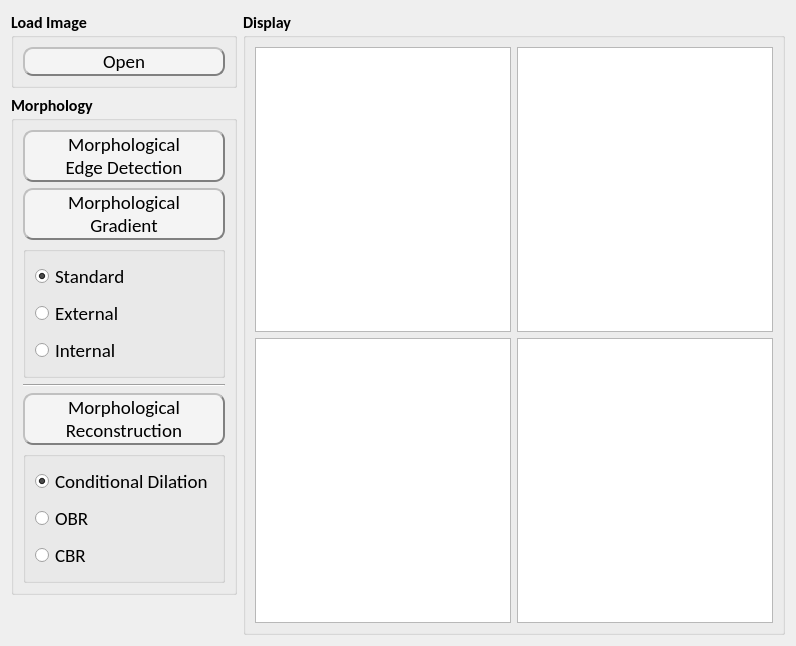
      <widget class="QWidget" name="Project_6">
       <attribute name="title">
        <string>Project 6</string>
       </attribute>
       <layout class="QHBoxLayout" name="horizontalLayout_28">
        <item>
         <layout class="QHBoxLayout" name="horizontalLayout_27" stretch="1,10">
          <item>
           <layout class="QVBoxLayout" name="verticalLayout_24" stretch="2,10,5">
            <item>
             <widget class="QGroupBox" name="LoadImageGroupBox_6">
              <property name="font">
               <font>
                <family>Calibri</family>
                <pointsize>12</pointsize>
                <weight>75</weight>
                <bold>true</bold>
               </font>
              </property>
              <property name="mouseTracking">
               <bool>false</bool>
              </property>
              <property name="styleSheet">
               <string notr="true">QFrame{
		backgroun-color: rgb(243, 243, 243);
}

QPushButton:hover{
		font-family: Calibri;
		font-size: 20px;
		font-style: bold;
		color: #1d649c;
}</string>
              </property>
              <property name="title">
               <string>Load Image</string>
              </property>
              <layout class="QVBoxLayout" name="verticalLayout_25">
               <item>
                <widget class="QPushButton" name="OpenButton_6">
                 <property name="sizePolicy">
                  <sizepolicy hsizetype="Minimum" vsizetype="Preferred">
                   <horstretch>0</horstretch>
                   <verstretch>0</verstretch>
                  </sizepolicy>
                 </property>
                 <property name="font">
                  <font>
                   <family>Calibri</family>
                   <pointsize>14</pointsize>
                   <weight>50</weight>
                   <bold>false</bold>
                  </font>
                 </property>
                 <property name="styleSheet">
                  <string notr="true">QPushButton{
		background-color: rgb(244, 244, 244);
    	border-radius: 10px;  
		border: 2px groove gray;
    	border-style: outset;
}

QPushButton:hover{
		border:2px solid #1d649c;
}</string>
                 </property>
                 <property name="text">
                  <string>Open</string>
                 </property>
                </widget>
               </item>
              </layout>
             </widget>
            </item>
            <item>
             <widget class="QGroupBox" name="GrayMorphGroupBox_6">
              <property name="sizePolicy">
               <sizepolicy hsizetype="Preferred" vsizetype="Preferred">
                <horstretch>0</horstretch>
                <verstretch>0</verstretch>
               </sizepolicy>
              </property>
              <property name="font">
               <font>
                <family>Calibri</family>
                <pointsize>12</pointsize>
                <weight>75</weight>
                <bold>true</bold>
               </font>
              </property>
              <property name="mouseTracking">
               <bool>false</bool>
              </property>
              <property name="styleSheet">
               <string notr="true">QFrame{
		backgroun-color: rgb(243, 243, 243);
}

QPushButton:hover{
		font-family: &quot;Calibri&quot;;
		font-size: 24px;
		font-style: bold;
		color: #1d649c;
		border:1px solid #1d649c;
}</string>
              </property>
              <property name="title">
               <string>Morphology</string>
              </property>
              <layout class="QVBoxLayout" name="verticalLayout_26" stretch="2,2,3,0,2,3">
               <item>
                <widget class="QPushButton" name="EdgeDetectionButton">
                 <property name="sizePolicy">
                  <sizepolicy hsizetype="Minimum" vsizetype="Preferred">
                   <horstretch>0</horstretch>
                   <verstretch>0</verstretch>
                  </sizepolicy>
                 </property>
                 <property name="font">
                  <font>
                   <family>Calibri</family>
                   <pointsize>14</pointsize>
                   <weight>50</weight>
                   <bold>false</bold>
                  </font>
                 </property>
                 <property name="styleSheet">
                  <string notr="true">QPushButton{
		background-color: rgb(244, 244, 244);
    	border-radius: 10px;  
		border: 2px groove gray;
    	border-style: outset;
}

QPushButton:hover{
		border:2px solid #1d649c;
}</string>
                 </property>
                 <property name="text">
                  <string>Morphological
Edge Detection</string>
                 </property>
                </widget>
               </item>
               <item>
                <widget class="QPushButton" name="MorphGradientButton">
                 <property name="sizePolicy">
                  <sizepolicy hsizetype="Minimum" vsizetype="Preferred">
                   <horstretch>0</horstretch>
                   <verstretch>0</verstretch>
                  </sizepolicy>
                 </property>
                 <property name="font">
                  <font>
                   <family>Calibri</family>
                   <pointsize>14</pointsize>
                   <weight>50</weight>
                   <bold>false</bold>
                  </font>
                 </property>
                 <property name="styleSheet">
                  <string notr="true">QPushButton{
		background-color: rgb(244, 244, 244);
    	border-radius: 10px;  
		border: 2px groove gray;
    	border-style: outset;
}

QPushButton:hover{
		border:2px solid #1d649c;
}</string>
                 </property>
                 <property name="text">
                  <string>Morphological
Gradient</string>
                 </property>
                </widget>
               </item>
               <item>
                <widget class="QGroupBox" name="groupBox">
                 <property name="title">
                  <string/>
                 </property>
                 <layout class="QVBoxLayout" name="verticalLayout_31">
                  <item>
                   <widget class="QRadioButton" name="StandardButton">
                    <property name="font">
                     <font>
                      <family>Calibri</family>
                      <pointsize>14</pointsize>
                      <weight>50</weight>
                      <bold>false</bold>
                     </font>
                    </property>
                    <property name="text">
                     <string>Standard</string>
                    </property>
                    <property name="checked">
                     <bool>true</bool>
                    </property>
                   </widget>
                  </item>
                  <item>
                   <widget class="QRadioButton" name="ExternalButton">
                    <property name="font">
                     <font>
                      <family>Calibri</family>
                      <pointsize>14</pointsize>
                      <weight>50</weight>
                      <bold>false</bold>
                     </font>
                    </property>
                    <property name="text">
                     <string>External</string>
                    </property>
                   </widget>
                  </item>
                  <item>
                   <widget class="QRadioButton" name="InternalButton">
                    <property name="font">
                     <font>
                      <family>Calibri</family>
                      <pointsize>14</pointsize>
                      <weight>50</weight>
                      <bold>false</bold>
                     </font>
                    </property>
                    <property name="text">
                     <string>Internal</string>
                    </property>
                   </widget>
                  </item>
                 </layout>
                </widget>
               </item>
               <item>
                <widget class="Line" name="line_2">
                 <property name="orientation">
                  <enum>Qt::Horizontal</enum>
                 </property>
                </widget>
               </item>
               <item>
                <widget class="QPushButton" name="ReconstructionButton">
                 <property name="sizePolicy">
                  <sizepolicy hsizetype="Minimum" vsizetype="Preferred">
                   <horstretch>0</horstretch>
                   <verstretch>0</verstretch>
                  </sizepolicy>
                 </property>
                 <property name="font">
                  <font>
                   <family>Calibri</family>
                   <pointsize>14</pointsize>
                   <weight>50</weight>
                   <bold>false</bold>
                  </font>
                 </property>
                 <property name="styleSheet">
                  <string notr="true">QPushButton{
		background-color: rgb(244, 244, 244);
    	border-radius: 10px;  
		border: 2px groove gray;
    	border-style: outset;
}

QPushButton:hover{
		border:2px solid #1d649c;
}</string>
                 </property>
                 <property name="text">
                  <string>Morphological
Reconstruction</string>
                 </property>
                </widget>
               </item>
               <item>
                <widget class="QGroupBox" name="groupBox">
                 <layout class="QVBoxLayout" name="verticalLayout_27" stretch="0,0,0">
                  <item>
                   <widget class="QRadioButton" name="ConditionalDilationButton">
                    <property name="font">
                     <font>
                      <family>Calibri</family>
                      <pointsize>14</pointsize>
                      <weight>50</weight>
                      <bold>false</bold>
                     </font>
                    </property>
                    <property name="text">
                     <string>Conditional Dilation</string>
                    </property>
                    <property name="checked">
                     <bool>true</bool>
                    </property>
                   </widget>
                  </item>
                  <item>
                   <widget class="QRadioButton" name="OBRButton">
                    <property name="font">
                     <font>
                      <family>Calibri</family>
                      <pointsize>14</pointsize>
                      <weight>50</weight>
                      <bold>false</bold>
                     </font>
                    </property>
                    <property name="text">
                     <string>OBR</string>
                    </property>
                   </widget>
                  </item>
                  <item>
                   <widget class="QRadioButton" name="CBRButton">
                    <property name="font">
                     <font>
                      <family>Calibri</family>
                      <pointsize>14</pointsize>
                      <weight>50</weight>
                      <bold>false</bold>
                     </font>
                    </property>
                    <property name="text">
                     <string>CBR</string>
                    </property>
                   </widget>
                  </item>
                 </layout>
                </widget>
               </item>
              </layout>
             </widget>
            </item>
            <item>
             <spacer name="verticalSpacer_6">
              <property name="orientation">
               <enum>Qt::Vertical</enum>
              </property>
              <property name="sizeHint" stdset="0">
               <size>
                <width>20</width>
                <height>40</height>
               </size>
              </property>
             </spacer>
            </item>
           </layout>
          </item>
          <item>
           <widget class="QGroupBox" name="DisplayGroupBox_6">
            <property name="sizePolicy">
             <sizepolicy hsizetype="Preferred" vsizetype="Preferred">
              <horstretch>0</horstretch>
              <verstretch>0</verstretch>
             </sizepolicy>
            </property>
            <property name="font">
             <font>
              <family>Calibri</family>
              <pointsize>12</pointsize>
              <weight>75</weight>
              <bold>true</bold>
             </font>
            </property>
            <property name="mouseTracking">
             <bool>false</bool>
            </property>
            <property name="styleSheet">
             <string notr="true">QFrame{
		backgroun-color: rgb(243, 243, 243);
}</string>
            </property>
            <property name="title">
             <string>Display</string>
            </property>
            <property name="flat">
             <bool>false</bool>
            </property>
            <layout class="QVBoxLayout" name="verticalLayout_23">
             <item>
              <layout class="QHBoxLayout" name="horizontalLayout_25">
               <property name="spacing">
                <number>6</number>
               </property>
               <property name="topMargin">
                <number>0</number>
               </property>
               <item>
                <widget class="ImageView" name="RawImageView_6">
                 <property name="sizePolicy">
                  <sizepolicy hsizetype="Preferred" vsizetype="Preferred">
                   <horstretch>0</horstretch>
                   <verstretch>0</verstretch>
                  </sizepolicy>
                 </property>
                </widget>
               </item>
               <item>
                <widget class="ImageView" name="GrayImageView_6">
                 <property name="sizePolicy">
                  <sizepolicy hsizetype="Preferred" vsizetype="Preferred">
                   <horstretch>0</horstretch>
                   <verstretch>0</verstretch>
                  </sizepolicy>
                 </property>
                </widget>
               </item>
              </layout>
             </item>
             <item>
              <layout class="QHBoxLayout" name="horizontalLayout_26">
               <item>
                <widget class="ImageView" name="BinaryImageView_6">
                 <property name="sizePolicy">
                  <sizepolicy hsizetype="Preferred" vsizetype="Preferred">
                   <horstretch>0</horstretch>
                   <verstretch>0</verstretch>
                  </sizepolicy>
                 </property>
                </widget>
               </item>
               <item>
                <widget class="ImageView" name="MorphImageView_6">
                 <property name="sizePolicy">
                  <sizepolicy hsizetype="Preferred" vsizetype="Preferred">
                   <horstretch>0</horstretch>
                   <verstretch>0</verstretch>
                  </sizepolicy>
                 </property>
                </widget>
               </item>
              </layout>
             </item>
            </layout>
           </widget>
          </item>
         </layout>
        </item>
       </layout>
      </widget>
